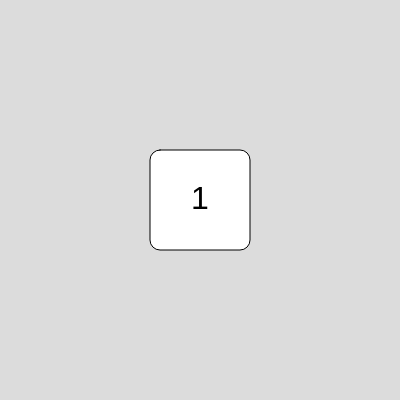
Frame 1 (no input)
Frame 60 (no input): identical to frame 1, image omitted
Frame 120 (the mouse pressed at the canvas centre since frame 60): identical to frame 1, image omitted

The p5.js sketch that drew this single still picture (run headless with seeded random() and noise() and a simulated clock; from frame 60 on, the mouse is pressed at the canvas centre):

// p5.js sketch
// ── sketch.js

let diceSize = 100; // Size of the dice
let diceResult = 1; // Dice result
let rolling = false; // To make sure if the dice is rolling
let rolltime = 30; // Controls how long the dice rolls

function setup() {
    createCanvas(400, 400); 
    textAlign(CENTER, CENTER); 
    textSize(32); 
}

function draw() {
    background(220); 

    // Draw the dice
    fill(255); 
    rectMode(CENTER); // p5.js function: Set rectangle mode
    rect(width / 2, height / 2, diceSize, diceSize, 10); // p5.js function: Draw rectangle (in this case a dice)

    // Dice result
    fill(0); // p5.js function: Set fill color
    text(diceResult, width / 2, height / 2); // p5.js function: Display text

    // Rolling animation
    if (rolling) {
        rollDice();
    }
}

// Function to roll the dice
function rollDice() {
    let roll = floor(random(1, 7)); // p5.js function: Generate random number between 1-6
    diceResult = roll; // Update the result of the roll

    rolltime--;
    if (rolltime <= 0) {
        rolling = false; // Stop rolling animation
        rolltime = 30; // Reset roll duration for next roll
    }
}

// Function for key press (spacebar) to roll the dice
function keyPressed() {
    if (keyCode === 32 && !rolling) { // 32 is the keyCode for spacebar, p5.js function: Keycode
        rolling = true; // Start rolling animation
    }
}
